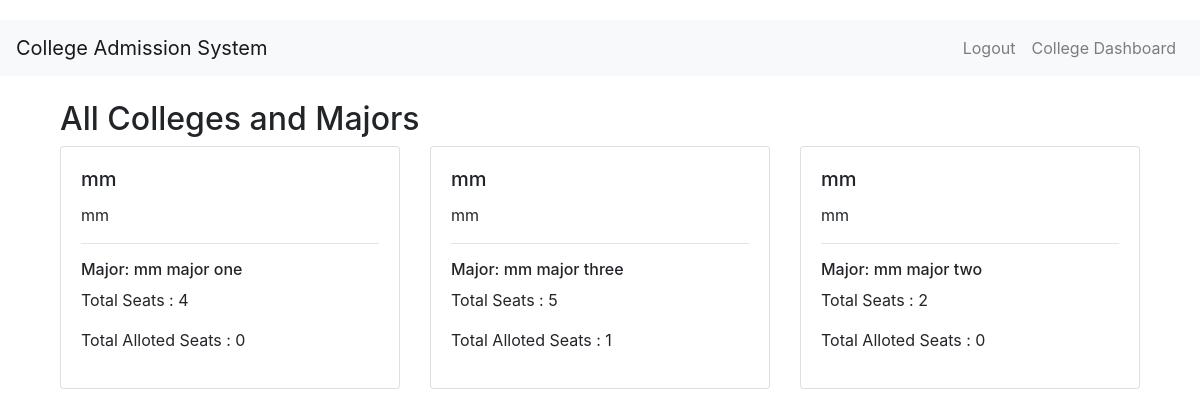
The page /view_colleges (signed in) on the database as committed earlier.
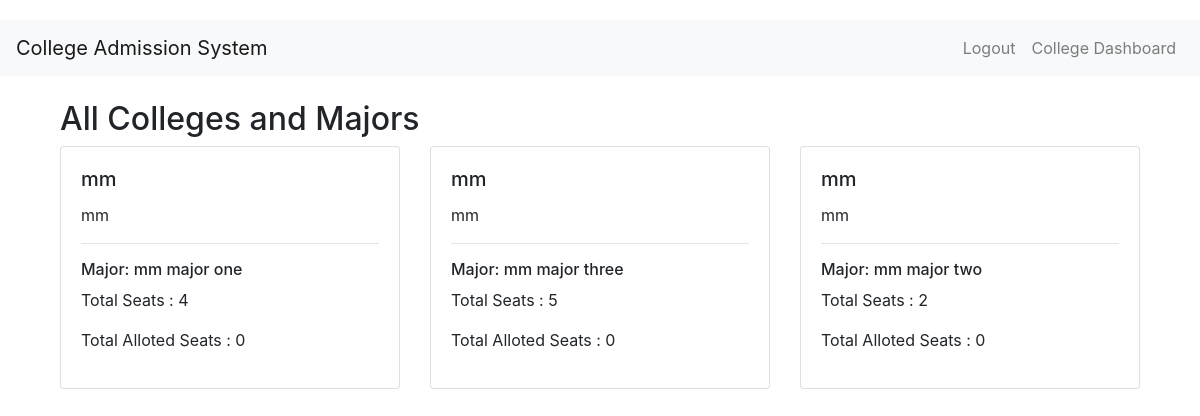
The same page on the database as committed later.
### controllers/model.py (models this page shows)
class Major(db.Model):
    __tablename__ = 'majors'
    id = db.Column(db.Integer, primary_key=True, autoincrement=True)
    college_id = db.Column(db.Integer, db.ForeignKey('colleges.id'), nullable=False)
    name = db.Column(db.String(50), nullable=False)
    seat_count = db.Column(db.Integer, nullable=False, default=0)
    alloted_seat_count = db.Column(db.Integer, nullable=False, default=0)
    college = db.relationship('College', backref=db.backref('majors', cascade='all, delete-orphan'))

### controllers/routes.py (the view)
@main.route('/view_colleges', methods=['GET'])
def view_colleges():
    user=session['user_id']
    cur=User.query.filter_by(id=user).first()
    colleges = College.query.options(db.joinedload(College.majors)).all()  # Fetch all colleges with their majors
    return render_template('view_colleges.html', colleges=colleges, user=cur)

### templates/view_colleges.html (shortened to what this page needs)
{% extends "base.html" %}
{% block content %}
<div class="container mt-4">
    <h2>All Colleges and Majors</h2>
    <div class="row">
        {% for college in colleges %}
            {% for major in college.majors %}
                <div class="col-md-4 mb-3">
                    <div class="card">
                        <div class="card-body">
                            <h5 class="card-title">{{ college.name }}</h5>
                            <p class="card-text">{{ college.description }}</p>
                            <hr>
                            <h6>Major: {{ major.name }}</h6>
                            <p>Total Seats : {{ major.seat_count }}</p>
                            <p>Total Alloted Seats : {{ major.alloted_seat_count}}</p>
                        </div>
                    </div>
                </div>
            {% endfor %}
        {% endfor %}
    </div>
</div>
{% endblock %}

Rows that differ between the two databases and show on the page:
changed Major "mm major three": alloted_seat_count "1" → "0"
